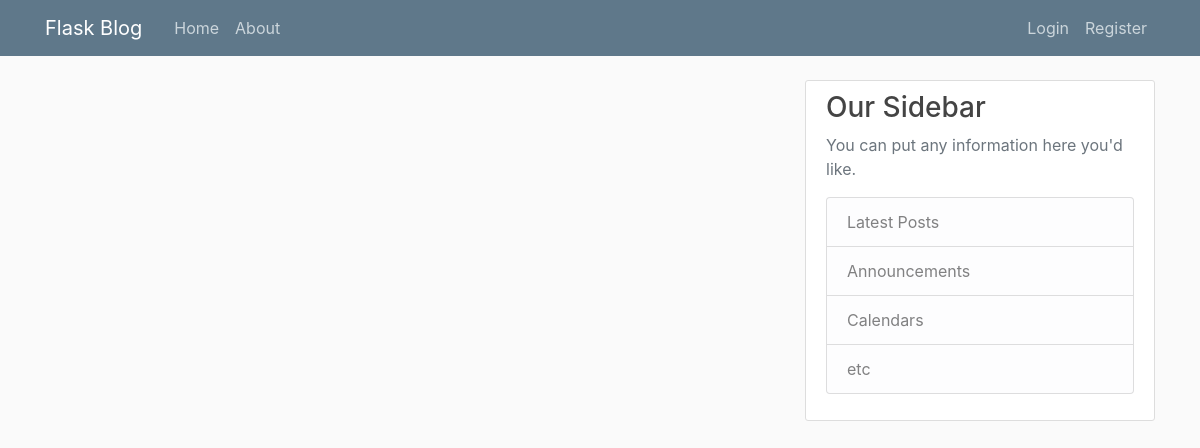
/home, run on an earlier commit of the app's database.
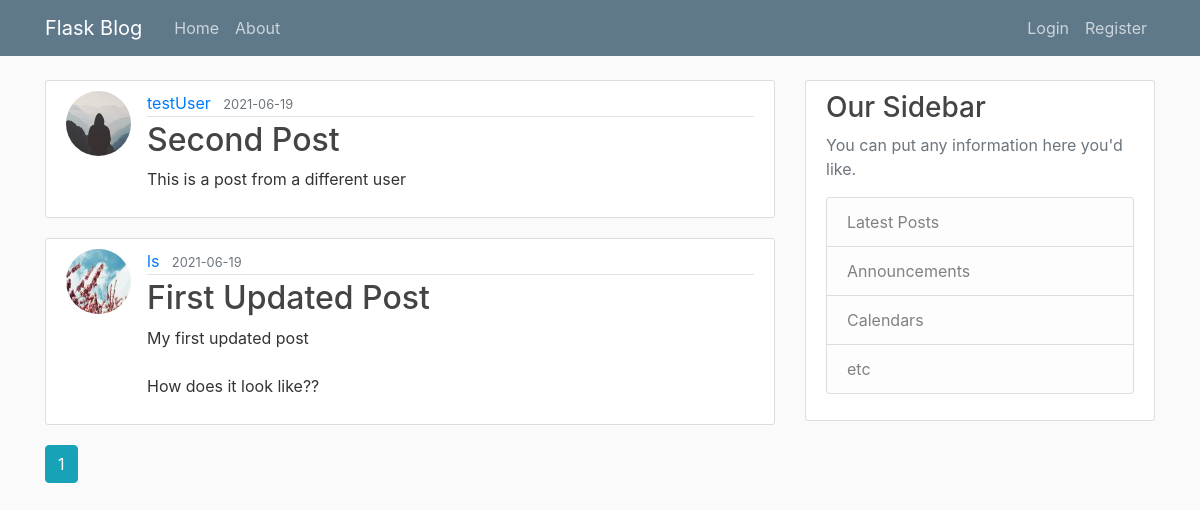
And on a later commit of the database.
### flaskblog/models.py (models this page shows, shortened)
class Post(db.Model):
    id = db.Column(db.Integer, primary_key=True)
    title = db.Column(db.String(100), nullable = False)
    date_posted = db.Column(db.DateTime, nullable = False, default = datetime.utcnow)
    content = db.Column(db.Text, nullable = False)
    user_id = db.Column(db.Integer, db.ForeignKey('user.id'), nullable=False)

class User(db.Model, UserMixin):
    id = db.Column(db.Integer, primary_key=True)
    username = db.Column(db.String(20), unique=True, nullable=False)
    email = db.Column(db.String(120), unique=True, nullable=False)
    image_file = db.Column(db.String(20), nullable=False, default='default.jpg')
    password = db.Column(db.String(60), nullable=False)
    posts = db.relationship('Post', backref='author', lazy=True)

### flaskblog/main/routes.py (the view)
@main.route("/")
@main.route("/home")
def home():
    page = request.args.get('page', 1, type=int)
    posts = Post.query.order_by(Post.date_posted.desc()).paginate(page=page, per_page=5)
    return render_template ('home.html', posts=posts)

### flaskblog/templates/home.html
{% extends "layout.html" %}
{% block content %}
    {% for post in posts.items %}
        <article class="media content-section">
            <img class="rounded-circle article-img" src=" {{ url_for('static', filename='profile_pics/' + post.author.image_file) }}" alt="">
            <div class="media-body">
            <div class="article-metadata">
                <a class="mr-2" href="{{ url_for('users.user_posts', username=post.author.username)}}">{{ post.author.username }}</a>
                <small class="text-muted">{{ post.date_posted.strftime('%Y-%m-%d') }}</small>
            </div>
            <h2><a class="article-title" href="{{ url_for('posts.post', post_id=post.id) }}">{{ post.title }}</a></h2>
            <p class="article-content">{{ post.content }}</p>
            </div>
        </article>
    {% endfor%}
    {% for page_num in posts.iter_pages(left_edge=1, right_edge=1, left_current=1, right_current=2) %}
        {% if page_num %}
            {% if posts.page == page_num %}
                <a class="btn btn-info mb-4" href="{{ url_for('main.home', page=page_num) }}">{{ page_num}}</a>
            {% else %}
                <a class="btn btn-outline-info mb-4" href="{{ url_for('main.home', page=page_num) }}">{{ page_num}}</a>
            {% endif %}
        {% else%}
        ...
        {% endif %}
    {% endfor %}
{% endblock content %}

### flaskblog/templates/layout.html (shortened to what this page needs)
<!DOCTYPE html>
<html>
<head>
     <link rel="stylesheet" href="https://maxcdn.bootstrapcdn.com/bootstrap/4.0.0/css/bootstrap.min.css">
    <link rel="stylesheet" type="text/css" href="{{ url_for('static', filename='main.css') }}"/>
</head>
<body>
    <header class="site-header">
      <nav class="navbar navbar-expand-md navbar-dark bg-steel fixed-top">
        <div class="container">
          <a class="navbar-brand mr-4" href="/">Flask Blog</a>
          <div class="collapse navbar-collapse" id="navbarToggle">
            <div class="navbar-nav mr-auto">
              <a class="nav-item nav-link" href="/">Home</a>
              <a class="nav-item nav-link" href="/about">About</a>
            </div>
            <div class="navbar-nav">
              {% if current_user.is_authenticated %}
                <a class="nav-item nav-link" href="{{ url_for('posts.new_post') }}">New Post</a>
                <a class="nav-item nav-link" href="{{ url_for('users.account') }}">Account</a>
                <a class="nav-item nav-link" href="{{ url_for('users.logout') }}">Logout</a>
              {% else %}
                <a class="nav-item nav-link" href="{{ url_for('users.login') }}">Login</a>
                <a class="nav-item nav-link" href="{{ url_for('users.register') }}">Register</a>
              {% endif %}
            </div>
          </div>
        </div>
      </nav>
    </header>
    <main role="main" class="container">
      <div class="row">
        <div class="col-md-8">
          {% block content %}{% endblock %}
        </div>
        <div class="col-md-4">
          <div class="content-section">
            <h3>Our Sidebar</h3>
            <p class='text-muted'>You can put any information here you'd like.
              <ul class="list-group">
                <li class="list-group-item list-group-item-light">Latest Posts</li>
                <li class="list-group-item list-group-item-light">Announcements</li>
                <li class="list-group-item list-group-item-light">Calendars</li>
                <li class="list-group-item list-group-item-light">etc</li>
              </ul>
            </p>
          </div>
        </div>
      </div>
    </main>
</body>
</html>

### flaskblog/static/main.css (style rules this page uses)
body { background: #fafafa; color: #333333; margin-top: 5rem; }
h1, h2, h3, h4, h5, h6 { color: #444444; }
.bg-steel { background-color: #5f788a; }
.site-header .navbar-nav .nav-link { color: #cbd5db; }
.content-section { background: #ffffff; padding: 10px 20px; border: 1px solid #dddddd; border-radius: 3px; margin-bottom: 20px; }
.article-title { color: #444444; }
.article-content { white-space: pre-line; }
.article-img { height: 65px; width: 65px; margin-right: 16px; }
.article-metadata { padding-bottom: 1px; margin-bottom: 4px; border-bottom: 1px solid #e3e3e3 }

What changed in the data, as far as the page shows it:
added Post: image_file (placeholder picture), author.username "testUser", date_posted "2021-06-19", title "Second Post", content "This is a post from a different user"
added Post: image_file (picture), author.username "ls", date_posted "2021-06-19", title "First Updated Post", content "My first updated post How does it look like??"
Also different on the page:
new list line: "1"
